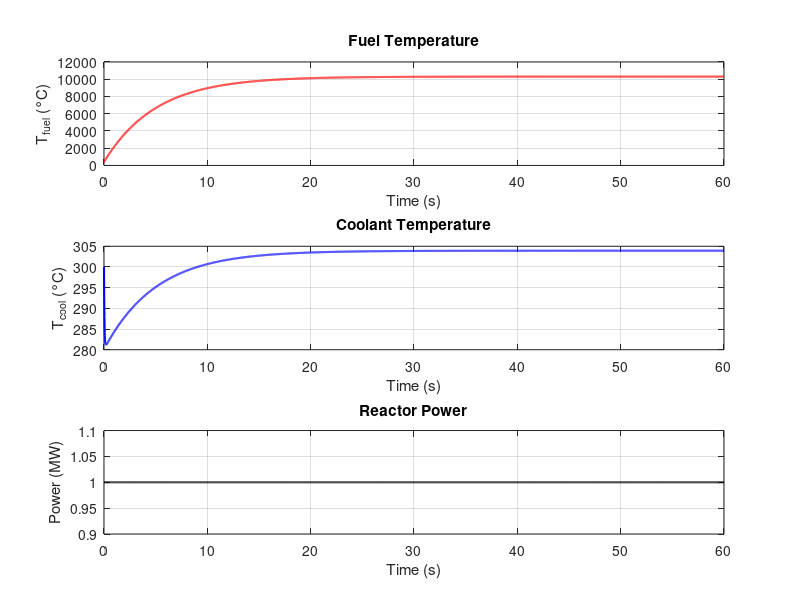

Source code (MATLAB): (Note: this script raises an error after producing the figure.)
%% sim-06: Simplified Nuclear Reactor Thermal Model
% Coupled ODEs: fuel temperature, coolant temperature, power

% Parameters
C_fuel = 500;    % J/°C  fuel heat capacity
C_cool = 2000;   % J/°C  coolant heat capacity
h = 100;         % W/°C  heat transfer coefficient
flow = 10;       % kg/s  coolant flow rate
Cp = 4180;       % J/(kg·°C) specific heat of water
T_inlet = 280;   % °C    coolant inlet temperature
P0 = 1e6;        % W     initial power (1 MW)
T_fuel0 = 400;   % °C    initial fuel temperature
T_cool0 = 300;   % °C    initial coolant temperature

% Simulation setup
dt = 0.01;
t = 0:dt:60;
N = length(t);

T_fuel = zeros(1, N); T_fuel(1) = T_fuel0;
T_cool = zeros(1, N); T_cool(1) = T_cool0;
P = P0 * ones(1, N);

% ODE integration (Euler)
for i = 1:N-1
    dT_fuel = (P(i) - h*(T_fuel(i) - T_cool(i))) / C_fuel;
    dT_cool = (h*(T_fuel(i) - T_cool(i)) - flow*Cp*(T_cool(i) - T_inlet)) / C_cool;
    T_fuel(i+1) = T_fuel(i) + dT_fuel * dt;
    T_cool(i+1) = T_cool(i) + dT_cool * dt;
    P(i+1) = P0;  % constant power
end

% Plot
figure;
subplot(3,1,1);
plot(t, T_fuel, 'r', 'LineWidth', 1.5);
xlabel('Time (s)'); ylabel('T_{fuel} (°C)');
title('Fuel Temperature'); grid on;

subplot(3,1,2);
plot(t, T_cool, 'b', 'LineWidth', 1.5);
xlabel('Time (s)'); ylabel('T_{cool} (°C)');
title('Coolant Temperature'); grid on;

subplot(3,1,3);
plot(t, P/1e6, 'k', 'LineWidth', 1.5);
xlabel('Time (s)'); ylabel('Power (MW)');
title('Reactor Power'); grid on;

sgtitle('Nuclear Reactor Thermal Model — Steady State');
fprintf('Final T_fuel: %.1f °C, T_cool: %.1f °C\n', T_fuel(end), T_cool(end));
